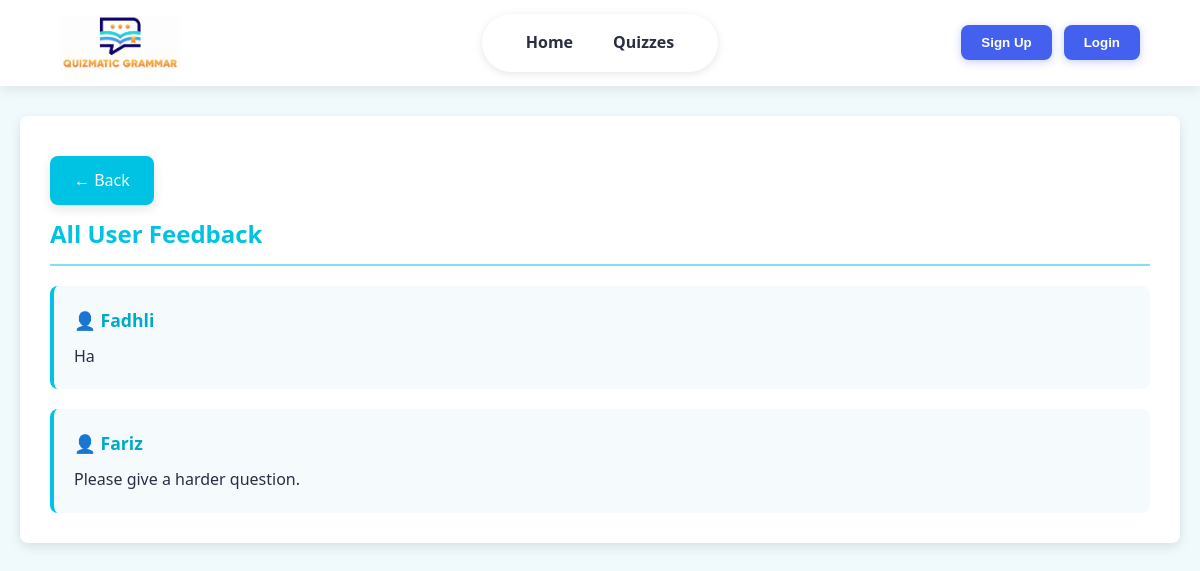
Page /admin_feedback.php on the committed database.
### tables this page shows
CREATE TABLE `feedback` (
  `FEEDBACK_ID` int(11) NOT NULL,
  `FEEDBACK_TEXT` text NOT NULL,
  `USER_ID` int(11) NOT NULL
);

CREATE TABLE `user` (
  `USER_ID` int(11) NOT NULL,
  `USER_NAME` varchar(20) DEFAULT NULL,
  `USER_PASSWORD` varchar(20) DEFAULT NULL,
  `USER_EMAIL` varchar(20) DEFAULT NULL,
  `USER_TYPE` varchar(20) NOT NULL
);

### admin_feedback.php (the view, shortened to what this page needs)
<?php
$conn = new mysqli("localhost", "root", "", "quizmaticgrammar");
$feedbackQuery = $conn->query("
    SELECT f.FEEDBACK_ID, f.FEEDBACK_TEXT, u.USER_NAME
    FROM feedback f
    JOIN user u ON f.USER_ID = u.USER_ID
    ORDER BY f.FEEDBACK_ID DESC
");
?>
<!DOCTYPE html>
<html>
<head>
</head>
<body>
  <?php include 'header.php'; ?>
  <main class="admin-container">
    <section class="feedback-container">
	<div class="back-button-container">
    <a href="admin_homepage.php" class="back-button">
      ← Back
    </a>
  </div>
      <h2 class="section-title">All User Feedback</h2>
      <div class="feedback-list">
        <?php if ($feedbackQuery->num_rows > 0): ?>
          <?php while ($feedback = $feedbackQuery->fetch_assoc()): ?>
            <div class="feedback-item">
              <div class="feedback-header">
                <span class="user-name">👤 <?= htmlspecialchars($feedback['USER_NAME']) ?></span>
              </div>
              <p class="feedback-text"><?= htmlspecialchars($feedback['FEEDBACK_TEXT']) ?></p>
            </div>
          <?php endwhile; ?>
        <?php else: ?>
          <div class="no-feedback">
            <p>No feedback has been submitted yet.</p>
          </div>
        <?php endif; ?>
      </div>
    </section>
  </main>
</body>
</html>

### admin_feedback.php (style rules this page uses)
:root { --primary: #00c3e3; --primary-dark: #00a9c7; --primary-light: #80e1f1; --white: #ffffff; --light: #f5fbfd; --dark: #2b2d42; --border-radius: 8px; --shadow: 0 4px 12px rgba(0, 0, 0, 0.1); }
* { box-sizing: border-box; margin: 0; padding: 0; }
body { font-family: 'Segoe UI', Tahoma, Geneva, Verdana, sans-serif; background-color: #f0f9fc; color: var(--dark); line-height: 1.6; }
.admin-container { max-width: 1200px; margin: 0 auto; padding: 0 20px; }
.feedback-container { margin-top: 30px; background-color: var(--white); border-radius: var(--border-radius); box-shadow: var(--shadow); padding: 30px; margin-bottom: 30px; }
.section-title { color: var(--primary); margin-bottom: 20px; font-size: 1.5rem; border-bottom: 2px solid var(--primary-light); padding-bottom: 10px; }
.feedback-list { display: grid; gap: 20px; }
.feedback-item { background-color: var(--light); border-left: 4px solid var(--primary); border-radius: var(--border-radius); padding: 20px; transition: all 0.3s ease; }
.feedback-header { display: flex; justify-content: space-between; margin-bottom: 10px; align-items: center; }
.user-name { font-weight: 600; color: var(--primary-dark); font-size: 1.1rem; }
.feedback-text { color: var(--dark); line-height: 1.6; }
.back-button-container { text-align: left; margin: 10px auto; }
.back-button { display: inline-block; padding: 12px 24px; background-color: var(--primary); color: white; border-radius: var(--border-radius); text-decoration: none; box-shadow: var(--shadow); font-weight: 500; transition: all 0.3s ease; }

### header.php (style rules this page uses)
:root { --primary-color: #4361ee; --primary-hover: #3a56d4; --secondary-color: #7209b7; --text-color: #2b2d42; --light-bg: #f8f9fa; --white: #ffffff; --transition: all 0.3s ease; }

### rows in the picture
feedback: USER_ID.USER_NAME "Fadhli", FEEDBACK_TEXT "Ha"
feedback: USER_ID.USER_NAME "Fariz", FEEDBACK_TEXT "Please give a harder question."
